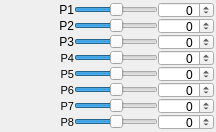
     <widget class="QWidget" name="PyramidTab">
      <attribute name="title">
       <string extracomment="Tab Title, keep the order please, keep it short">Pyramid</string>
      </attribute>
      <layout class="QGridLayout" name="gridLayout_4">
       <property name="leftMargin">
        <number>4</number>
       </property>
       <property name="topMargin">
        <number>2</number>
       </property>
       <property name="rightMargin">
        <number>2</number>
       </property>
       <property name="bottomMargin">
        <number>2</number>
       </property>
       <property name="spacing">
        <number>0</number>
       </property>
       <item row="0" column="0">
        <widget class="QLabel" name="bPyramid1_label">
         <property name="sizePolicy">
          <sizepolicy hsizetype="Fixed" vsizetype="Preferred">
           <horstretch>0</horstretch>
           <verstretch>0</verstretch>
          </sizepolicy>
         </property>
         <property name="minimumSize">
          <size>
           <width>70</width>
           <height>16</height>
          </size>
         </property>
         <property name="maximumSize">
          <size>
           <width>125</width>
           <height>16</height>
          </size>
         </property>
         <property name="text">
          <string>P1</string>
         </property>
         <property name="alignment">
          <set>Qt::AlignRight|Qt::AlignTrailing|Qt::AlignVCenter</set>
         </property>
        </widget>
       </item>
       <item row="0" column="1">
        <widget class="QSlider" name="bPyramid1_slider">
         <property name="minimum">
          <number>-500</number>
         </property>
         <property name="maximum">
          <number>500</number>
         </property>
         <property name="value">
          <number>0</number>
         </property>
         <property name="orientation">
          <enum>Qt::Horizontal</enum>
         </property>
         <property name="invertedAppearance">
          <bool>false</bool>
         </property>
        </widget>
       </item>
       <item row="0" column="2">
        <widget class="QSpinBox" name="bPyramid1_edit">
         <property name="sizePolicy">
          <sizepolicy hsizetype="Preferred" vsizetype="Preferred">
           <horstretch>0</horstretch>
           <verstretch>0</verstretch>
          </sizepolicy>
         </property>
         <property name="minimumSize">
          <size>
           <width>56</width>
           <height>16</height>
          </size>
         </property>
         <property name="maximumSize">
          <size>
           <width>56</width>
           <height>16</height>
          </size>
         </property>
         <property name="alignment">
          <set>Qt::AlignRight|Qt::AlignTrailing|Qt::AlignVCenter</set>
         </property>
         <property name="minimum">
          <number>-500</number>
         </property>
         <property name="maximum">
          <number>500</number>
         </property>
         <property name="singleStep">
          <number>1</number>
         </property>
         <property name="value">
          <number>0</number>
         </property>
        </widget>
       </item>
       <item row="1" column="0">
        <widget class="QLabel" name="bPyramid2_label">
         <property name="sizePolicy">
          <sizepolicy hsizetype="Fixed" vsizetype="Preferred">
           <horstretch>0</horstretch>
           <verstretch>0</verstretch>
          </sizepolicy>
         </property>
         <property name="minimumSize">
          <size>
           <width>70</width>
           <height>16</height>
          </size>
         </property>
         <property name="maximumSize">
          <size>
           <width>125</width>
           <height>16</height>
          </size>
         </property>
         <property name="text">
          <string>P2</string>
         </property>
         <property name="alignment">
          <set>Qt::AlignRight|Qt::AlignTrailing|Qt::AlignVCenter</set>
         </property>
        </widget>
       </item>
       <item row="1" column="1">
        <widget class="QSlider" name="bPyramid2_slider">
         <property name="minimum">
          <number>-500</number>
         </property>
         <property name="maximum">
          <number>500</number>
         </property>
         <property name="value">
          <number>0</number>
         </property>
         <property name="sliderPosition">
          <number>0</number>
         </property>
         <property name="orientation">
          <enum>Qt::Horizontal</enum>
         </property>
        </widget>
       </item>
       <item row="1" column="2">
        <widget class="QSpinBox" name="bPyramid2_edit">
         <property name="sizePolicy">
          <sizepolicy hsizetype="Preferred" vsizetype="Preferred">
           <horstretch>0</horstretch>
           <verstretch>0</verstretch>
          </sizepolicy>
         </property>
         <property name="minimumSize">
          <size>
           <width>56</width>
           <height>16</height>
          </size>
         </property>
         <property name="maximumSize">
          <size>
           <width>56</width>
           <height>16</height>
          </size>
         </property>
         <property name="alignment">
          <set>Qt::AlignRight|Qt::AlignTrailing|Qt::AlignVCenter</set>
         </property>
         <property name="minimum">
          <number>-500</number>
         </property>
         <property name="maximum">
          <number>500</number>
         </property>
         <property name="singleStep">
          <number>1</number>
         </property>
         <property name="value">
          <number>0</number>
         </property>
        </widget>
       </item>
       <item row="2" column="0">
        <widget class="QLabel" name="bPyramid3_label">
         <property name="sizePolicy">
          <sizepolicy hsizetype="Fixed" vsizetype="Preferred">
           <horstretch>0</horstretch>
           <verstretch>0</verstretch>
          </sizepolicy>
         </property>
         <property name="minimumSize">
          <size>
           <width>70</width>
           <height>16</height>
          </size>
         </property>
         <property name="maximumSize">
          <size>
           <width>125</width>
           <height>16</height>
          </size>
         </property>
         <property name="text">
          <string>P3</string>
         </property>
         <property name="alignment">
          <set>Qt::AlignRight|Qt::AlignTrailing|Qt::AlignVCenter</set>
         </property>
        </widget>
       </item>
       <item row="2" column="1">
        <widget class="QSlider" name="bPyramid3_slider">
         <property name="minimum">
          <number>-500</number>
         </property>
         <property name="maximum">
          <number>500</number>
         </property>
         <property name="value">
          <number>0</number>
         </property>
         <property name="orientation">
          <enum>Qt::Horizontal</enum>
         </property>
        </widget>
       </item>
       <item row="2" column="2">
        <widget class="QSpinBox" name="bPyramid3_edit">
         <property name="sizePolicy">
          <sizepolicy hsizetype="Preferred" vsizetype="Preferred">
           <horstretch>0</horstretch>
           <verstretch>0</verstretch>
          </sizepolicy>
         </property>
         <property name="minimumSize">
          <size>
           <width>56</width>
           <height>16</height>
          </size>
         </property>
         <property name="maximumSize">
          <size>
           <width>56</width>
           <height>16</height>
          </size>
         </property>
         <property name="alignment">
          <set>Qt::AlignRight|Qt::AlignTrailing|Qt::AlignVCenter</set>
         </property>
         <property name="minimum">
          <number>-500</number>
         </property>
         <property name="maximum">
          <number>500</number>
         </property>
         <property name="singleStep">
          <number>1</number>
         </property>
         <property name="value">
          <number>0</number>
         </property>
        </widget>
       </item>
       <item row="3" column="0">
        <widget class="QLabel" name="bPyramid4_label">
         <property name="sizePolicy">
          <sizepolicy hsizetype="Fixed" vsizetype="Preferred">
           <horstretch>0</horstretch>
           <verstretch>0</verstretch>
          </sizepolicy>
         </property>
         <property name="minimumSize">
          <size>
           <width>70</width>
           <height>16</height>
          </size>
         </property>
         <property name="maximumSize">
          <size>
           <width>125</width>
           <height>16</height>
          </size>
         </property>
         <property name="font">
          <font>
           <pointsize>8</pointsize>
          </font>
         </property>
         <property name="frameShape">
          <enum>QFrame::NoFrame</enum>
         </property>
         <property name="text">
          <string>P4</string>
         </property>
         <property name="alignment">
          <set>Qt::AlignRight|Qt::AlignTrailing|Qt::AlignVCenter</set>
         </property>
        </widget>
       </item>
       <item row="3" column="1">
        <widget class="QSlider" name="bPyramid4_slider">
         <property name="minimum">
          <number>-500</number>
         </property>
         <property name="maximum">
          <number>500</number>
         </property>
         <property name="value">
          <number>0</number>
         </property>
         <property name="orientation">
          <enum>Qt::Horizontal</enum>
         </property>
        </widget>
       </item>
       <item row="3" column="2">
        <widget class="QSpinBox" name="bPyramid4_edit">
         <property name="minimumSize">
          <size>
           <width>56</width>
           <height>16</height>
          </size>
         </property>
         <property name="maximumSize">
          <size>
           <width>56</width>
           <height>16</height>
          </size>
         </property>
         <property name="alignment">
          <set>Qt::AlignRight|Qt::AlignTrailing|Qt::AlignVCenter</set>
         </property>
         <property name="minimum">
          <number>-500</number>
         </property>
         <property name="maximum">
          <number>500</number>
         </property>
         <property name="singleStep">
          <number>1</number>
         </property>
         <property name="value">
          <number>0</number>
         </property>
        </widget>
       </item>
       <item row="4" column="0">
        <widget class="QLabel" name="bPyramid5_label">
         <property name="sizePolicy">
          <sizepolicy hsizetype="Fixed" vsizetype="Preferred">
           <horstretch>0</horstretch>
           <verstretch>0</verstretch>
          </sizepolicy>
         </property>
         <property name="minimumSize">
          <size>
           <width>70</width>
           <height>16</height>
          </size>
         </property>
         <property name="maximumSize">
          <size>
           <width>125</width>
           <height>16</height>
          </size>
         </property>
         <property name="font">
          <font>
           <pointsize>8</pointsize>
          </font>
         </property>
         <property name="text">
          <string>P5</string>
         </property>
         <property name="alignment">
          <set>Qt::AlignRight|Qt::AlignTrailing|Qt::AlignVCenter</set>
         </property>
        </widget>
       </item>
       <item row="4" column="1">
        <widget class="QSlider" name="bPyramid5_slider">
         <property name="minimum">
          <number>-500</number>
         </property>
         <property name="maximum">
          <number>500</number>
         </property>
         <property name="value">
          <number>0</number>
         </property>
         <property name="orientation">
          <enum>Qt::Horizontal</enum>
         </property>
        </widget>
       </item>
       <item row="4" column="2">
        <widget class="QSpinBox" name="bPyramid5_edit">
         <property name="minimumSize">
          <size>
           <width>56</width>
           <height>16</height>
          </size>
         </property>
         <property name="maximumSize">
          <size>
           <width>56</width>
           <height>16</height>
          </size>
         </property>
         <property name="alignment">
          <set>Qt::AlignRight|Qt::AlignTrailing|Qt::AlignVCenter</set>
         </property>
         <property name="minimum">
          <number>-500</number>
         </property>
         <property name="maximum">
          <number>500</number>
         </property>
         <property name="singleStep">
          <number>1</number>
         </property>
         <property name="value">
          <number>0</number>
         </property>
        </widget>
       </item>
       <item row="5" column="0">
        <widget class="QLabel" name="bPyramid6_label">
         <property name="sizePolicy">
          <sizepolicy hsizetype="Fixed" vsizetype="Preferred">
           <horstretch>0</horstretch>
           <verstretch>0</verstretch>
          </sizepolicy>
         </property>
         <property name="minimumSize">
          <size>
           <width>70</width>
           <height>16</height>
          </size>
         </property>
         <property name="maximumSize">
          <size>
           <width>125</width>
           <height>16</height>
          </size>
         </property>
         <property name="font">
          <font>
           <pointsize>8</pointsize>
          </font>
         </property>
         <property name="text">
          <string>P6</string>
         </property>
         <property name="alignment">
          <set>Qt::AlignRight|Qt::AlignTrailing|Qt::AlignVCenter</set>
         </property>
        </widget>
       </item>
       <item row="5" column="1">
        <widget class="QSlider" name="bPyramid6_slider">
         <property name="minimum">
          <number>-500</number>
         </property>
         <property name="maximum">
          <number>500</number>
         </property>
         <property name="value">
          <number>0</number>
         </property>
         <property name="orientation">
          <enum>Qt::Horizontal</enum>
         </property>
        </widget>
       </item>
       <item row="5" column="2">
        <widget class="QSpinBox" name="bPyramid6_edit">
         <property name="minimumSize">
          <size>
           <width>56</width>
           <height>16</height>
          </size>
         </property>
         <property name="maximumSize">
          <size>
           <width>56</width>
           <height>16</height>
          </size>
         </property>
         <property name="alignment">
          <set>Qt::AlignRight|Qt::AlignTrailing|Qt::AlignVCenter</set>
         </property>
         <property name="minimum">
          <number>-500</number>
         </property>
         <property name="maximum">
          <number>500</number>
         </property>
         <property name="singleStep">
          <number>1</number>
         </property>
         <property name="value">
          <number>0</number>
         </property>
        </widget>
       </item>
       <item row="6" column="0">
        <widget class="QLabel" name="bPyramid7_label">
         <property name="sizePolicy">
          <sizepolicy hsizetype="Fixed" vsizetype="Preferred">
           <horstretch>0</horstretch>
           <verstretch>0</verstretch>
          </sizepolicy>
         </property>
         <property name="minimumSize">
          <size>
           <width>70</width>
           <height>16</height>
          </size>
         </property>
         <property name="maximumSize">
          <size>
           <width>125</width>
           <height>16</height>
          </size>
         </property>
         <property name="font">
          <font>
           <pointsize>8</pointsize>
          </font>
         </property>
         <property name="frameShape">
          <enum>QFrame::NoFrame</enum>
         </property>
         <property name="text">
          <string>P7</string>
         </property>
         <property name="alignment">
          <set>Qt::AlignRight|Qt::AlignTrailing|Qt::AlignVCenter</set>
         </property>
        </widget>
       </item>
       <item row="6" column="1">
        <widget class="QSlider" name="bPyramid7_slider">
         <property name="minimum">
          <number>-500</number>
         </property>
         <property name="maximum">
          <number>500</number>
         </property>
         <property name="value">
          <number>0</number>
         </property>
         <property name="orientation">
          <enum>Qt::Horizontal</enum>
         </property>
        </widget>
       </item>
       <item row="6" column="2">
        <widget class="QSpinBox" name="bPyramid7_edit">
         <property name="minimumSize">
          <size>
           <width>56</width>
           <height>16</height>
          </size>
         </property>
         <property name="maximumSize">
          <size>
           <width>56</width>
           <height>16</height>
          </size>
         </property>
         <property name="alignment">
          <set>Qt::AlignRight|Qt::AlignTrailing|Qt::AlignVCenter</set>
         </property>
         <property name="minimum">
          <number>-500</number>
         </property>
         <property name="maximum">
          <number>500</number>
         </property>
         <property name="singleStep">
          <number>1</number>
         </property>
         <property name="value">
          <number>0</number>
         </property>
        </widget>
       </item>
       <item row="7" column="0">
        <widget class="QLabel" name="bPyramid8_label">
         <property name="sizePolicy">
          <sizepolicy hsizetype="Fixed" vsizetype="Preferred">
           <horstretch>0</horstretch>
           <verstretch>0</verstretch>
          </sizepolicy>
         </property>
         <property name="minimumSize">
          <size>
           <width>70</width>
           <height>16</height>
          </size>
         </property>
         <property name="maximumSize">
          <size>
           <width>125</width>
           <height>16</height>
          </size>
         </property>
         <property name="font">
          <font>
           <pointsize>8</pointsize>
          </font>
         </property>
         <property name="text">
          <string>P8</string>
         </property>
         <property name="alignment">
          <set>Qt::AlignRight|Qt::AlignTrailing|Qt::AlignVCenter</set>
         </property>
        </widget>
       </item>
       <item row="7" column="1">
        <widget class="QSlider" name="bPyramid8_slider">
         <property name="minimum">
          <number>-500</number>
         </property>
         <property name="maximum">
          <number>500</number>
         </property>
         <property name="value">
          <number>0</number>
         </property>
         <property name="orientation">
          <enum>Qt::Horizontal</enum>
         </property>
        </widget>
       </item>
       <item row="7" column="2">
        <widget class="QSpinBox" name="bPyramid8_edit">
         <property name="minimumSize">
          <size>
           <width>56</width>
           <height>16</height>
          </size>
         </property>
         <property name="maximumSize">
          <size>
           <width>56</width>
           <height>16</height>
          </size>
         </property>
         <property name="alignment">
          <set>Qt::AlignRight|Qt::AlignTrailing|Qt::AlignVCenter</set>
         </property>
         <property name="minimum">
          <number>-500</number>
         </property>
         <property name="maximum">
          <number>500</number>
         </property>
         <property name="singleStep">
          <number>1</number>
         </property>
         <property name="value">
          <number>0</number>
         </property>
        </widget>
       </item>
      </layout>
     </widget>
